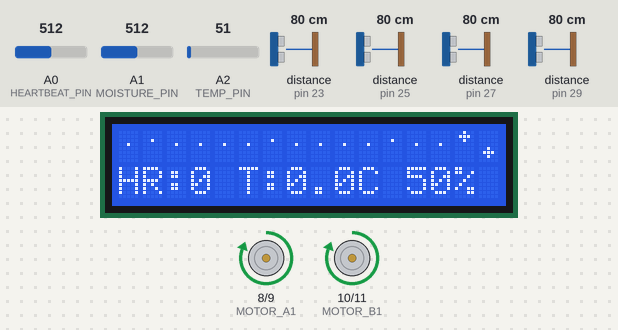
Simulated run of this sketch. Board: Arduino Mega 2560, built with avr-gcc and run on an emulated ATmega2560. On the bench: 16×2 character LCD, motor-driver pin pairs drawn as motors (green arrow = first pin HIGH = forward, orange = second pin HIGH = backward, longer = more drive). Inputs (shaded band) come from the test bench; at power-on: distance to the obstacle (sensors on pin 23, pin 25, pin 27, pin 29) 80 cm, A1 (MOISTURE_PIN) = 512, A0 (HEARTBEAT_PIN) = 512, A2 (TEMP_PIN) = 51. The echo pulse lasts 58.3 µs per cm; what the sketch prints to the serial monitor is not drawn.

Above: at 1.55 s.
2.4 s: distance to the obstacle (sensor on pin 23) set to 2 cm
At 3.11 s:
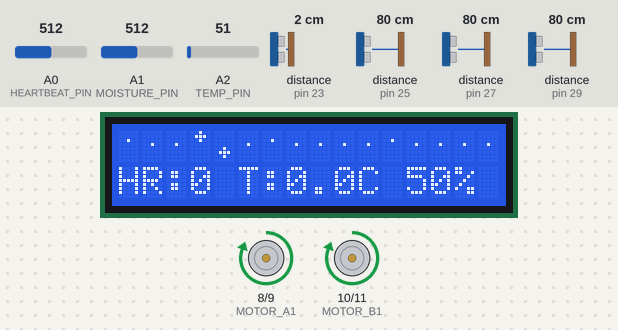
4.2 s: distance to the obstacle (sensor on pin 25) set to 250 cm
At 4.9 s:
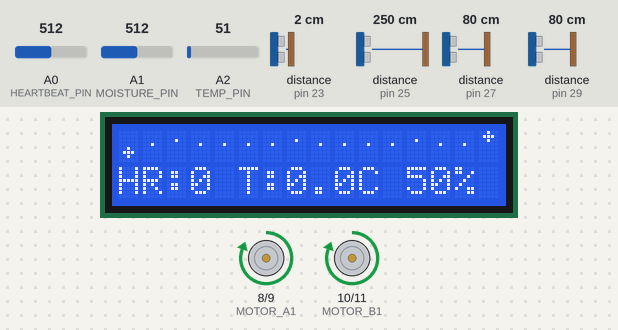
6.0 s: A1 (MOISTURE_PIN) set to 110
At 6.02 s:
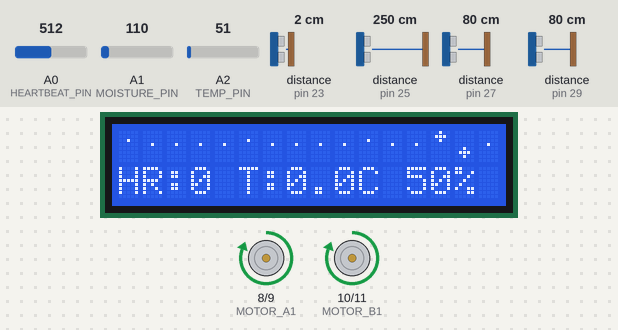
7.5 s: A1 (MOISTURE_PIN) set to 91
At 7.52 s:
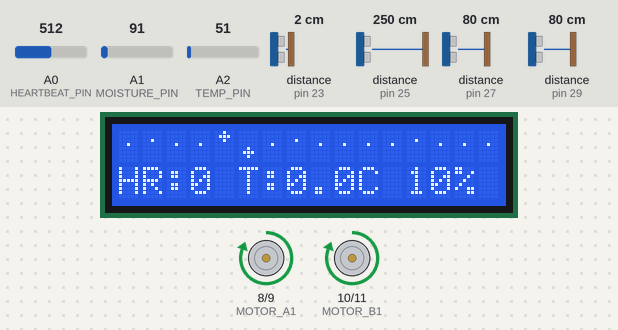
9.2 s: distance to the obstacle (sensor on pin 27) set to 299 cm
12.2 s: distance to the obstacle (sensor on pin 27) set to 18 cm
Timing chart, 0 to 15.2 s (numbered marks = the images above; inputs shaded):
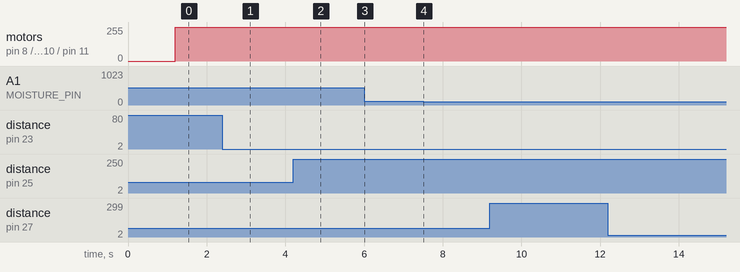

Measured:
- the behaviour switches between 103 and 102 on A1 (MOISTURE_PIN) (found by bisection; images 3 and 4)
- after the input at 4.2 s, the display: first changes at once (image 2 shows a later state)

The sketch:

health_monitoring_robot.ino
```cpp
#include <Wire.h>
#include <LiquidCrystal_I2C.h>
#include <NewPing.h>

// LCD Configuration
LiquidCrystal_I2C lcd(0x27, 16, 2);  // I2C address 0x27, 16 columns, 2 rows

// Custom characters for ECG graph
byte customChar[8][8] = {
  { // 0: Baseline
    B00000,
    B00000,
    B00000,
    B00100,
    B00000,
    B00000,
    B00000,
    B00000
  },
  { // 1: Small up
    B00000,
    B00000,
    B00100,
    B00000,
    B00000,
    B00000,
    B00000,
    B00000
  },
  { // 2: Medium up
    B00000,
    B00100,
    B00000,
    B00000,
    B00000,
    B00000,
    B00000,
    B00000
  },
  { // 3: Big spike up
    B00100,
    B01110,
    B00100,
    B00000,
    B00000,
    B00000,
    B00000,
    B00000
  },
  { // 4: Small down
    B00000,
    B00000,
    B00000,
    B00000,
    B00100,
    B00000,
    B00000,
    B00000
  },
  { // 5: Medium down
    B00000,
    B00000,
    B00000,
    B00000,
    B00000,
    B00100,
    B00000,
    B00000
  },
  { // 6: Big spike down
    B00000,
    B00000,
    B00000,
    B00000,
    B00100,
    B01110,
    B00100,
    B00000
  },
  { // 7: Flatline
    B00000,
    B00000,
    B00000,
    B00000,
    B11111,
    B00000,
    B00000,
    B00000
  }
};

// Ultrasonic Sensors Pins (Mega pins)
#define FRONT_TRIG_PIN 22
#define FRONT_ECHO_PIN 23
#define RIGHT_TRIG_PIN 24
#define RIGHT_ECHO_PIN 25
#define BACK_TRIG_PIN 26
#define BACK_ECHO_PIN 27
#define LEFT_TRIG_PIN 28
#define LEFT_ECHO_PIN 29

#define MAX_DISTANCE 400  // Maximum distance for ultrasonic sensors (in cm)

// Motor Driver Pins (Mega pins)
#define MOTOR_A1 8  // Left Motor
#define MOTOR_A2 9
#define MOTOR_B1 10  // Right Motor
#define MOTOR_B2 11

// Sensor Pins (Analog pins on Mega)
#define HEARTBEAT_PIN A0
#define MOISTURE_PIN A1
#define TEMP_PIN A2

// Constants
#define TARGET_DISTANCE 2000  // 20 meters in centimeters
#define MOTOR_SPEED 255      // Full speed for motors
#define SERIAL_BAUD_RATE 115200  // Higher baud rate for Mega
#define HEARTBEAT_THRESHOLD 550  // Adjust based on your sensor
#define TEMP_MIN 25.0   // Minimum valid temperature
#define TEMP_MAX 45.0   // Maximum valid temperature
#define MOISTURE_MIN 0  // Minimum valid moisture
#define MOISTURE_MAX 100 // Maximum valid moisture

// Communication timing
#define SENSOR_UPDATE_INTERVAL 50    // Update sensors every 50ms
#define SERIAL_UPDATE_INTERVAL 100   // Send data every 100ms
unsigned long lastSensorUpdate = 0;
unsigned long lastSerialUpdate = 0;
bool serialConnected = false;

// Error counters
int sensorErrors = 0;
int communicationErrors = 0;

// Create ultrasonic sensor objects
NewPing sonarFront(FRONT_TRIG_PIN, FRONT_ECHO_PIN, MAX_DISTANCE);
NewPing sonarRight(RIGHT_TRIG_PIN, RIGHT_ECHO_PIN, MAX_DISTANCE);
NewPing sonarBack(BACK_TRIG_PIN, BACK_ECHO_PIN, MAX_DISTANCE);
NewPing sonarLeft(LEFT_TRIG_PIN, LEFT_ECHO_PIN, MAX_DISTANCE);

// Variables for health monitoring
int heartRate = 0;
int moistureLevel = 0;
float temperature = 0.0;
unsigned long lastHeartbeatTime = 0;
int heartbeatCount = 0;
unsigned long startTime = 0;

// ECG wave pattern (P-QRS-T wave)
const byte ECG_PATTERN[] = {0,1,0,0,3,6,0,1,0,0,0,0,1,0,0,0};
const int PATTERN_LENGTH = 16;
int patternIndex = 0;

void setup() {
  // Initialize LCD
  lcd.init();
  lcd.backlight();

  // Initialize custom characters
  for(int i = 0; i < 8; i++) {
    lcd.createChar(i, customChar[i]);
  }

  // Initialize motor pins
  pinMode(MOTOR_A1, OUTPUT);
  pinMode(MOTOR_A2, OUTPUT);
  pinMode(MOTOR_B1, OUTPUT);
  pinMode(MOTOR_B2, OUTPUT);

  // Initialize Serial with higher baud rate
  Serial.begin(SERIAL_BAUD_RATE);
  while (!Serial) {
    ; // Wait for serial port to connect
  }
  serialConnected = true;

  // Display startup message
  displayStatus("System Starting", "Connecting...");
  delay(1000);
}

void loop() {
  unsigned long currentMillis = millis();

  // Update sensors at regular interval
  if (currentMillis - lastSensorUpdate >= SENSOR_UPDATE_INTERVAL) {
    lastSensorUpdate = currentMillis;
    readHealthSensors();
    updateECGGraph();
    displayHealthInfo();
    checkObstaclesAndMove();
  }

  // Send data at regular interval
  if (currentMillis - lastSerialUpdate >= SERIAL_UPDATE_INTERVAL) {
    lastSerialUpdate = currentMillis;
    sendSensorData();
  }

  // Check for serial connection
  if (!Serial && serialConnected) {
    serialConnected = false;
    displayStatus("Error:", "Serial Lost");
  } else if (Serial && !serialConnected) {
    serialConnected = true;
    displayStatus("Connected", "Serial OK");
    delay(1000);
  }
}

void displayStatus(const char* line1, const char* line2) {
  lcd.clear();
  lcd.setCursor(0, 0);
  lcd.print(line1);
  lcd.setCursor(0, 1);
  lcd.print(line2);
}

void readHealthSensors() {
  // Read and validate heart rate
  int rawValue = analogRead(HEARTBEAT_PIN);
  if (rawValue > HEARTBEAT_THRESHOLD) {
    if (millis() - lastHeartbeatTime > 50) {
      heartbeatCount++;
      lastHeartbeatTime = millis();
      patternIndex = 0;
    }
  }

  // Calculate heart rate every 10 seconds
  if (millis() - startTime >= 10000) {
    heartRate = heartbeatCount * 6;
    // Validate heart rate
    if (heartRate > 220 || heartRate < 30) {
      heartRate = 0;  // Invalid reading
      sensorErrors++;
    }
    heartbeatCount = 0;
    startTime = millis();
  }

  // Read and validate moisture level
  int rawMoisture = analogRead(MOISTURE_PIN);
  moistureLevel = map(rawMoisture, 0, 1023, 0, 100);
  if (moistureLevel < MOISTURE_MIN || moistureLevel > MOISTURE_MAX) {
    moistureLevel = 0;  // Invalid reading
    sensorErrors++;
  }

  // Read and validate temperature
  int tempReading = analogRead(TEMP_PIN);
  float rawTemp = (tempReading * 5.0 * 100.0) / 1024.0;
  if (rawTemp >= TEMP_MIN && rawTemp <= TEMP_MAX) {
    temperature = rawTemp;
  } else {
    temperature = 0;  // Invalid reading
    sensorErrors++;
  }
}

void updateECGGraph() {
  lcd.setCursor(0, 0);

  // Display the ECG pattern
  for(int i = 0; i < 16; i++) {
    int displayIndex = (patternIndex + i) % PATTERN_LENGTH;
    lcd.write(ECG_PATTERN[displayIndex]);
  }

  // Only advance pattern if we detect a heartbeat or enough time has passed
  if (millis() - lastHeartbeatTime > 1000) {
    patternIndex = (patternIndex + 1) % PATTERN_LENGTH;
  }
}

void displayHealthInfo() {
  // Display health info on second row
  lcd.setCursor(0, 1);
  lcd.print("HR:");
  lcd.print(heartRate);
  lcd.print(" T:");
  lcd.print(temperature, 1);
  lcd.print("C ");
  lcd.print(moistureLevel);
  lcd.print("%");
}

void sendSensorData() {
  if (!serialConnected) return;

  // Create JSON string with error counts
  String jsonData = "{";
  jsonData += "\"heart_rate\":" + String(heartRate) + ",";
  jsonData += "\"temperature\":" + String(temperature, 1) + ",";
  jsonData += "\"moisture\":" + String(moistureLevel) + ",";
  jsonData += "\"raw_heartbeat\":" + String(analogRead(HEARTBEAT_PIN)) + ",";
  jsonData += "\"sensor_errors\":" + String(sensorErrors) + ",";
  jsonData += "\"comm_errors\":" + String(communicationErrors);
  jsonData += "}";

  // Try to send data
  if (Serial.println(jsonData)) {
    // Data sent successfully
    if (communicationErrors > 0) communicationErrors--;
  } else {
    communicationErrors++;
    serialConnected = false;
  }
}

void checkObstaclesAndMove() {
  int frontDist = sonarFront.ping_cm();
  int rightDist = sonarRight.ping_cm();
  int backDist = sonarBack.ping_cm();
  int leftDist = sonarLeft.ping_cm();

  // Check if any sensor detects an object within range
  if (frontDist > 0 && frontDist < TARGET_DISTANCE) {
    moveForward();
  } else if (rightDist > 0 && rightDist < TARGET_DISTANCE) {
    turnRight();
  } else if (backDist > 0 && backDist < TARGET_DISTANCE) {
    moveBackward();
  } else if (leftDist > 0 && leftDist < TARGET_DISTANCE) {
    turnLeft();
  } else {
    stopMotors();
  }
}

void moveForward() {
  digitalWrite(MOTOR_A1, HIGH);
  digitalWrite(MOTOR_A2, LOW);
  digitalWrite(MOTOR_B1, HIGH);
  digitalWrite(MOTOR_B2, LOW);
}

void moveBackward() {
  digitalWrite(MOTOR_A1, LOW);
  digitalWrite(MOTOR_A2, HIGH);
  digitalWrite(MOTOR_B1, LOW);
  digitalWrite(MOTOR_B2, HIGH);
}

void turnRight() {
  digitalWrite(MOTOR_A1, HIGH);
  digitalWrite(MOTOR_A2, LOW);
  digitalWrite(MOTOR_B1, LOW);
  digitalWrite(MOTOR_B2, HIGH);
}

void turnLeft() {
  digitalWrite(MOTOR_A1, LOW);
  digitalWrite(MOTOR_A2, HIGH);
  digitalWrite(MOTOR_B1, HIGH);
  digitalWrite(MOTOR_B2, LOW);
}

void stopMotors() {
  digitalWrite(MOTOR_A1, LOW);
  digitalWrite(MOTOR_A2, LOW);
  digitalWrite(MOTOR_B1, LOW);
  digitalWrite(MOTOR_B2, LOW);
}
```
